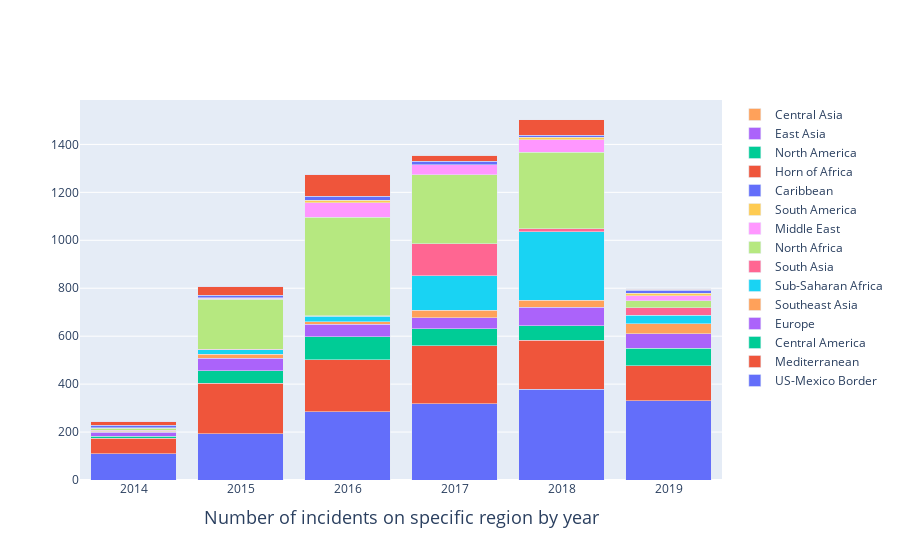

The notebook cell this image was saved under:
### Code cell
import plotly.graph_objs as go
import plotly            as py
from plotly.offline      import download_plotlyjs, init_notebook_mode, plot, iplot
init_notebook_mode(connected=True)

fig = go.Figure(data=[go.Bar(name = str(col), x = region_year.transpose().index, y = region_year.transpose()[col]) 
                      for col in region_year.transpose().columns],
                
                layout = dict(
                    xaxis = dict(
                        title = dict(text = 'Number of incidents on specific region by year', font = dict(size=18))),
                    barmode = 'stack'))

iplot(fig)

### Figure 1 — Plotly figure (JSON) as saved in the notebook; plotly's stock layout.template omitted (floating-point values rounded to 4 significant figures)
{"data": [{"name": "US-Mexico Border", "type": "bar", "x": [2019, 2018, 2017, 2016, 2015, 2014], "y": [330, 378, 318, 285, 192, 109]}, {"name": "Mediterranean", "type": "bar", "x": [2019, 2018, 2017, 2016, 2015, 2014], "y": [146, 204, 243, 216, 211, 65]}, {"name": "Central America", "type": "bar", "x": [2019, 2018, 2017, 2016, 2015, 2014], "y": [74, 61, 70, 97, 53, 9]}, {"name": "Europe", "type": "bar", "x": [2019, 2018, 2017, 2016, 2015, 2014], "y": [60, 78, 45, 51, 51, 16]}, {"name": "Southeast Asia", "type": "bar", "x": [2019, 2018, 2017, 2016, 2015, 2014], "y": [42, 28, 33, 12, 17, 5]}, {"name": "Sub-Saharan Africa", "type": "bar", "x": [2019, 2018, 2017, 2016, 2015, 2014], "y": [35, 287, 143, 23, 20, 2]}, {"name": "South Asia", "type": "bar", "x": [2019, 2018, 2017, 2016, 2015, 2014], "y": [32, 13, 133, 1, 2, 2]}, {"name": "North Africa", "type": "bar", "x": [2019, 2018, 2017, 2016, 2015, 2014], "y": [28, 318, 288, 411, 209, 8]}, {"name": "Middle East", "type": "bar", "x": [2019, 2018, 2017, 2016, 2015, 2014], "y": [21, 52, 42, 60, 4, 3]}, {"name": "South America", "type": "bar", "x": [2019, 2018, 2017, 2016, 2015, 2014], "y": [12, 11, 0, 11, 2, 0]}, {"name": "Caribbean", "type": "bar", "x": [2019, 2018, 2017, 2016, 2015, 2014], "y": [11, 8, 14, 16, 9, 10]}, {"name": "Horn of Africa", "type": "bar", "x": [2019, 2018, 2017, 2016, 2015, 2014], "y": [4, 66, 25, 91, 37, 15]}, {"name": "North America", "type": "bar", "x": [2019, 2018, 2017, 2016, 2015, 2014], "y": [1, 0, 1, 0, 0, 0]}, {"name": "East Asia", "type": "bar", "x": [2019, 2018, 2017, 2016, 2015, 2014], "y": [1, 1, 1, 1, 1, 1]}, {"name": "Central Asia", "type": "bar", "x": [2019, 2018, 2017, 2016, 2015, 2014], "y": [0, 1, 0, 0, 0, 0]}], "layout": {"barmode": "stack", "xaxis": {"title": {"font": {"size": 18}, "text": "Number of incidents on specific region by year"}}}}
